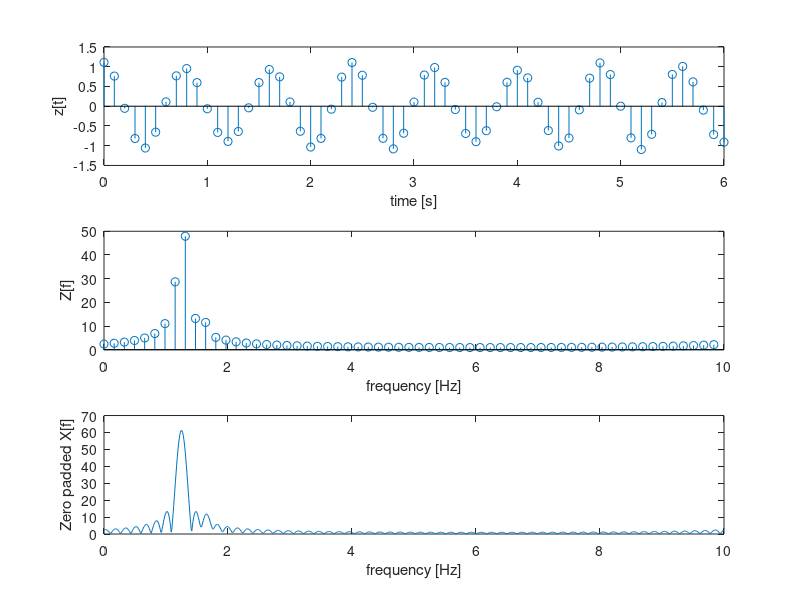

Write MATLAB code to recreate this figure.
% Homework 1 in TSRT78 - Signal Processing

addpath C:/Users/mathe/liu/tsrt78-signal-processing/homeworks

signal = load('signal.mat');
z = signal.z;
Ts = 0.1; fs = 1/Ts;
N = length(z);
n = (0:N-1);
t = Ts*n;
f = fs*n/N; 

figure(1);
subplot(3,1,1);stem(t, z); xlabel('time [s]'); ylabel('z[t]');
Z = fft(z);
subplot(3,1,2); stem(f,abs(Z));xlabel('frequency [Hz]'); ylabel('Z[f]');

% Zero pad the signal to better discern what the two main frequencies are:
zeroPads = 1024;
Zp = fft([z, zeros(1,zeroPads-length(z))]);
subplot(3,1,3);
plot(fs*(0:zeroPads-1)/zeroPads, abs(Zp));
xlabel('frequency [Hz]'); ylabel('Zero padded X[f]');

frequencyResolution = 1/(N*Ts); % 0.1639

% ANSWERS:
% The spectrum of x(t) is given in figure 1. The frequencies f0 and f21 are
% respectively 1.25 [Hz] and 1.65 [Hz]. it is clear that the first
% frequency component corresponds to the highest lobe. The second
% frequency, in turn, must be the second side lobe to the right of the mian
% lobe. This can be derived by looking at the graph and noticing that the
% absolute value of X does not go to zero at the frequency 1.53 [Hz] as
% much as it goes to zero at frequency 1.084 [Hz], which is explained by
% the fact that there is another frequency component at 1.65 [Hz] which
% brings up the value of the total spectrum.

% The frequency resolution is 0.1639.








